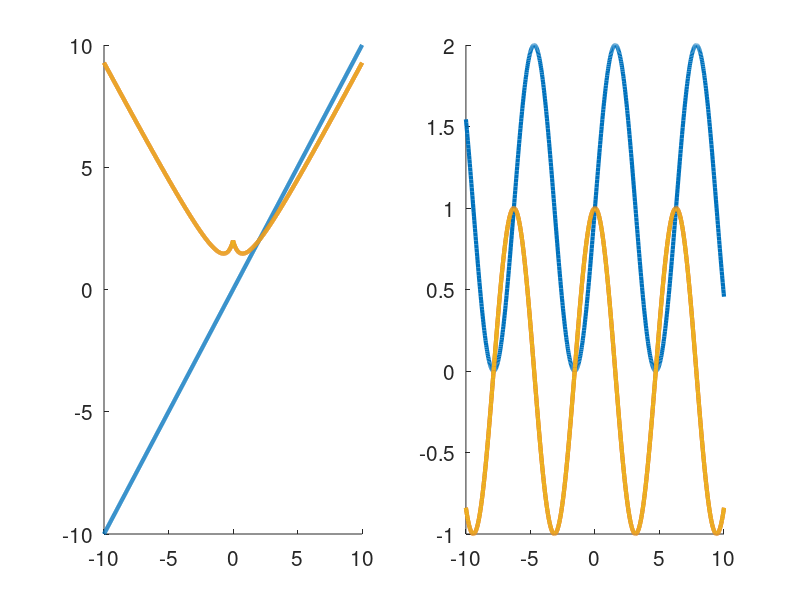

MATLAB code to generate this figure:
%%%%%%%%%%%%%%%%%%%%%%%%%%%
% Assignment Number: Lab
% Problem number: ?
% Student Name:  ?
% Student ID: ?
% Email address: ?
% Department: Computer Science, NYCU
%
% Date: ?
%%%%%%%%%%%%%%%%%%%%%%%%%%%%
% close all windows
% clear variables, and clear screen
close all; clf; clear; clc;

% show ???
disp('Example')  

%y1(x) = x, y2(x) = ( x2 +2 )/ (|x|+1)
%z1(x) = sin(x), z2(x) = cos(x)

x = -10:0.025:10;
y1 = x;
y2 = (x.^2+2)./(abs(x)+1);

z1 = sin(x)+1;
z2 = cos(x);

clf
figure
hold on
subplot(1,2,1);
plot(x, y1, 'linewidth', 3);
plot(x, y2, 'linewidth', 3);
subplot(1,2,2);    
plot(x, z1, 'linewidth', 3);
plot(x, z2, 'linewidth', 3);
    
for k = 1:-0.01:0
    pause(0.05);
    clf
    subplot(1,2,1);
    hold on
    plot(x, y1, 'linewidth', 3);
    plot(x, y2, 'linewidth', 3);
    y = k.*y1 + (1-k).*y2;
    plot(x, y, 'linewidth', 3);  
    set(gca,'FontSize',15);         %set font size
    
    subplot(1,2,2);
    hold on
    plot(x, z1, 'linewidth', 3);
    plot(x, z2, 'linewidth', 3);
    z = k.*z1 + (1-k).*z2;
    plot(x, z, 'linewidth', 3); 
    set(gca,'FontSize',15);         %set font size

    if (k==1)
        input('Press a key to continue...');
    end
end

